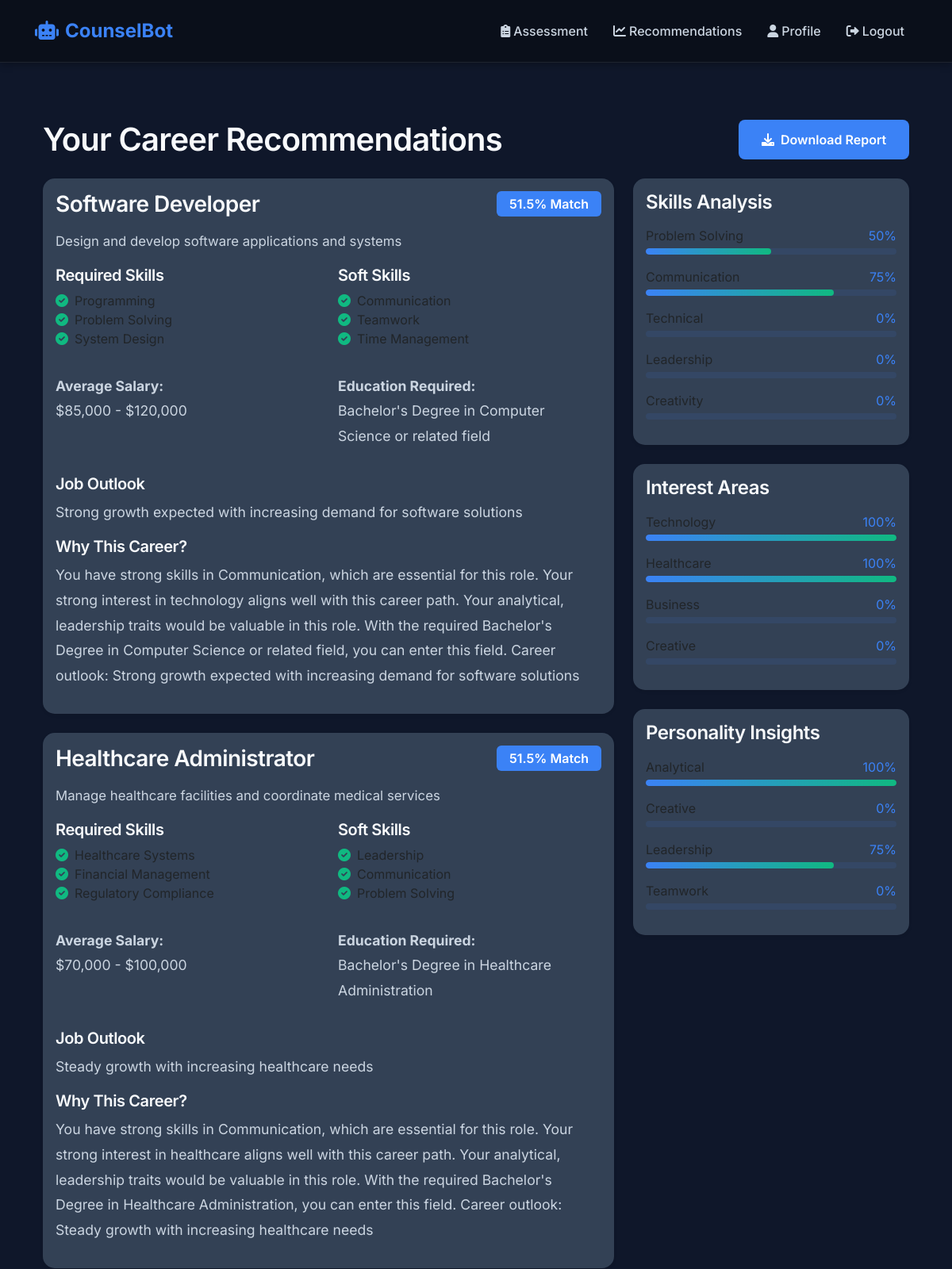
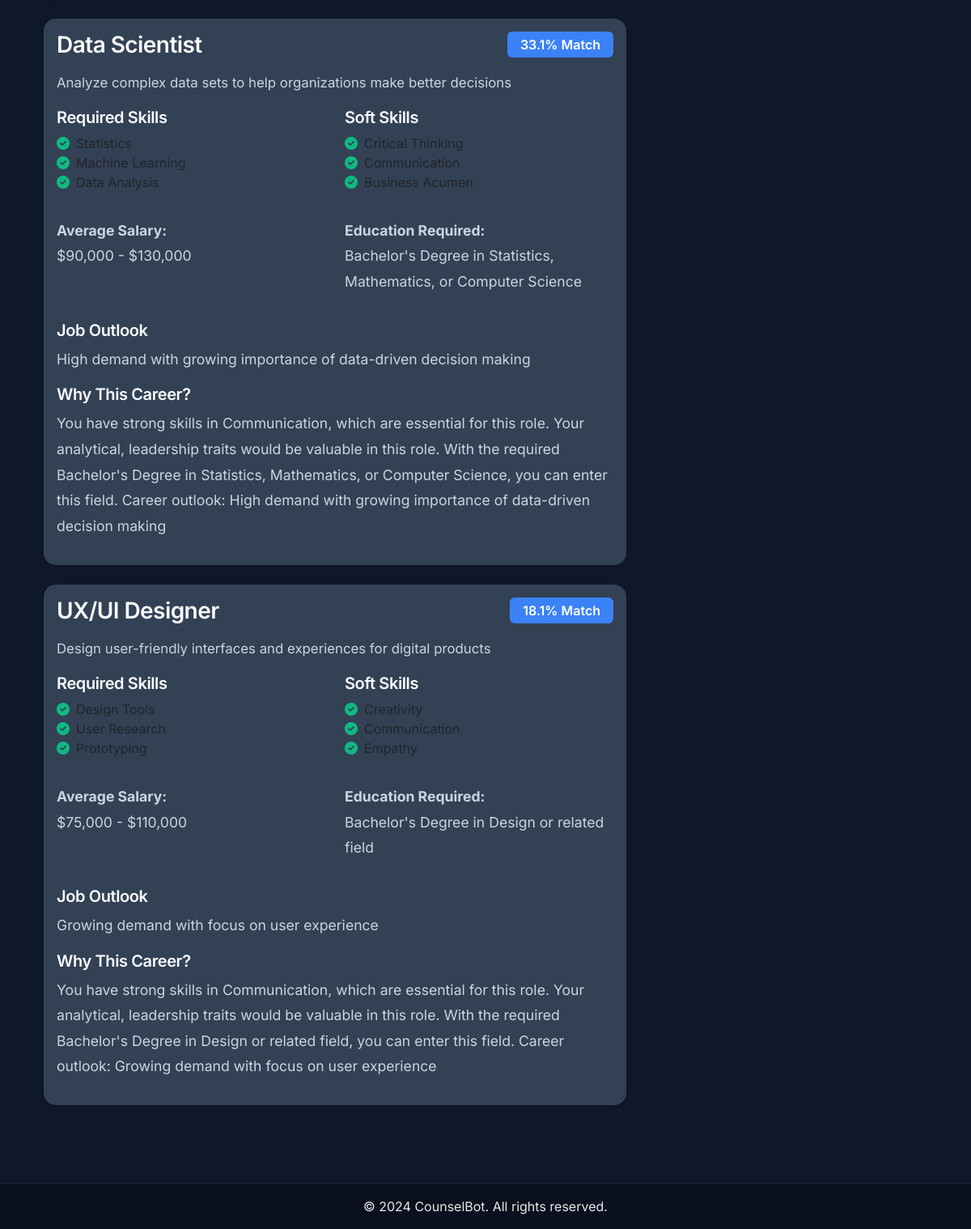
The app's page /recommendations/ (signed in) with its own data (2 pictures, top to bottom).
### career_counseling/models.py (models this page shows, shortened)
class CareerRecommendation(models.Model):
    user = models.ForeignKey(User, on_delete=models.CASCADE)
    career_path = models.ForeignKey(CareerPath, on_delete=models.CASCADE)
    confidence_score = models.FloatField()
    reasoning = models.TextField()
    created_at = models.DateTimeField(default=timezone.now)
    class Meta:
        ordering = ['-confidence_score']

class CareerPath(models.Model):
    title = models.CharField(max_length=100)
    description = models.TextField()
    required_skills = models.JSONField()
    education_requirements = models.JSONField()
    average_salary = models.CharField(max_length=50)
    job_outlook = models.TextField()
    created_at = models.DateTimeField(auto_now_add=True)

### career_counseling/frontend_views.py (the view)
# urls.py: path('recommendations/', CareerRecommendationView.as_view(), name='career-recommendations'),
@login_required
def recommendations(request):
    recommendations = CareerRecommendation.objects.filter(user=request.user).order_by('-confidence_score')
    if not recommendations.exists():
        messages.warning(request, 'Please complete the assessment to get career recommendations.')
        return redirect('assessment')
    report = AssessmentReport.objects.filter(user=request.user).order_by('-created_at').first()
    skill_analysis = report.skill_analysis if report and report.skill_analysis else {}
    interest_analysis = report.interest_analysis if report and report.interest_analysis else {}
    personality_insights = report.personality_insights if report and report.personality_insights else {}
    context = {
        'recommendations': recommendations[:10],  # Limit to top 10 recommendations
        'report': report,
        'skill_analysis': skill_analysis,
        'interest_analysis': interest_analysis,
        'personality_insights': personality_insights
    }
    return render(request, 'recommendations.html', context)

### templates/recommendations.html (shortened to what this page needs)
{% extends 'base.html' %}
{% load static %}
{% block content %}
<div class="container py-5">
    <div class="row">
        <div class="col-12 mb-4">
            <div class="d-flex justify-content-between align-items-center">
                <h1 class="mb-0">Your Career Recommendations</h1>
                <a href="{% url 'download_report' %}" class="btn btn-primary" id="download-report-btn">
                    <i class="fas fa-download me-2"></i>Download Report
                </a>
            </div>
        </div>
    </div>
    <div class="row">
        <div class="col-lg-8">
            {% if recommendations %}
                {% for recommendation in recommendations %}
                <div class="card mb-4 shadow-sm">
                    <div class="card-body">
                    <div class="d-flex justify-content-between align-items-start mb-3">
                        <h3 class="card-title mb-0">{{ recommendation.career_path.title }}</h3>
                        <span class="badge bg-primary">{{ recommendation.confidence_score|floatformat:1 }}% Match</span>
                    </div>
                    <p class="card-text">{{ recommendation.career_path.description }}</p>
                    <div class="row mb-3">
                        <div class="col-md-6">
                            <h5>Required Skills</h5>
                            <ul class="list-unstyled">
                                {% if recommendation.career_path.required_skills.technical %}
                                    {% for skill in recommendation.career_path.required_skills.technical %}
                                    <li><i class="fas fa-check-circle text-success me-2"></i>{{ skill }}</li>
                                    {% endfor %}
                                {% else %}
                                    <li class="text-muted">Not specified</li>
                                {% endif %}
                            </ul>
                        </div>
                        <div class="col-md-6">
                            <h5>Soft Skills</h5>
                            <ul class="list-unstyled">
                                {% if recommendation.career_path.required_skills.soft %}
                                    {% for skill in recommendation.career_path.required_skills.soft %}
                                    <li><i class="fas fa-check-circle text-success me-2"></i>{{ skill }}</li>
                                    {% endfor %}
                                {% else %}
                                    <li class="text-muted">Not specified</li>
                                {% endif %}
                            </ul>
                        </div>
                    </div>
                    <div class="row mb-3">
                        <div class="col-md-6">
                            <p><strong>Average Salary:</strong><br>{{ recommendation.career_path.average_salary|default:"Not specified" }}</p>
                        </div>
                        <div class="col-md-6">
                            <p><strong>Education Required:</strong><br>{{ recommendation.career_path.education_requirements.minimum|default:"Not specified" }}</p>
                        </div>
                    </div>
                    <div class="card-text mb-3">
                        <h5>Job Outlook</h5>
                        <p>{{ recommendation.career_path.job_outlook }}</p>
                    </div>
                    <div class="card-text">
                        <h5>Why This Career?</h5>
                        <p>{{ recommendation.reasoning }}</p>
                    </div>
                </div>
            </div>
            {% endfor %}
            {% endif %}
        </div>
        <div class="col-lg-4">
            <div class="card mb-4 shadow-sm">
                <div class="card-body">
                    <h4 class="card-title mb-3">Skills Analysis</h4>
                    {% if skill_analysis %}
                        {% for skill, level in skill_analysis.items %}
                        <div class="mb-3">
                            <div class="d-flex justify-content-between mb-1">
                                <span>{{ skill }}</span>
                                <span class="text-primary">{{ level }}%</span>
                            </div>
                            <div class="progress" style="height: 8px;">
                                <div class="progress-bar" role="progressbar" style="width: {{ level }}%"></div>
                            </div>
                        </div>
                        {% endfor %}
                    {% else %}
                        <p class="text-muted text-center">No skill data available</p>
                    {% endif %}
                </div>
            </div>
            <div class="card mb-4 shadow-sm">
                <div class="card-body">
                    <h4 class="card-title mb-3">Interest Areas</h4>
                    {% if interest_analysis %}
                        {% for interest, level in interest_analysis.items %}
                        <div class="mb-3">
                            <div class="d-flex justify-content-between mb-1">
                                <span>{{ interest }}</span>
                                <span class="text-primary">{{ level }}%</span>
                            </div>
                            <div class="progress" style="height: 8px;">
                                <div class="progress-bar" role="progressbar" style="width: {{ level }}%"></div>
                            </div>
                        </div>
                        {% endfor %}
                    {% else %}
                        <p class="text-muted text-center">No interest data available</p>
                    {% endif %}
                </div>
            </div>
            <div class="card shadow-sm">
                <div class="card-body">
                    <h4 class="card-title mb-3">Personality Insights</h4>
                    {% if personality_insights %}
                        {% for trait, value in personality_insights.items %}
                        <div class="mb-3">
                            <div class="d-flex justify-content-between mb-1">
                                <span>{{ trait }}</span>
                                <span class="text-primary">{{ value }}%</span>
                            </div>
                            <div class="progress" style="height: 8px;">
                                <div class="progress-bar" role="progressbar" style="width: {{ value }}%"></div>
                            </div>
                        </div>
                        {% endfor %}
                    {% else %}
                        <p class="text-muted text-center">No personality data available</p>
                    {% endif %}
                </div>
            </div>
        </div>
    </div>
</div>
{% endblock %}

### static/css/style.css (style rules this page uses)
:root { --primary-dark: #0f172a; --secondary-dark: #1e293b; --card-bg: #334155; --accent-color: #3b82f6; --text-primary: #f8fafc; --text-secondary: #cbd5e1; --success-color: #10b981; --warning-color: #f59e0b; --danger-color: #ef4444; --dark-bg: #0f172a; --darker-bg: #0a0f1a; --primary-color: #3b82f6; --secondary-color: #10b981; --border-color: rgba(203, 213, 225, 0.1); --hover-bg: rgba(59, 130, 246, 0.1); --flow-step-bg: rgba(59, 130, 246, 0.15); --flow-step-border: rgba(59, 130, 246, 0.3); --flow-step-hover: rgba(59, 130, 246, 0.25); }
body { min-height: 100vh; display: flex; flex-direction: column; background-color: var(--dark-bg); color: var(--text-primary); font-family: 'Inter', sans-serif; }
.card { background-color: var(--card-bg); border: none; border-radius: 15px; box-shadow: 0 4px 20px rgba(0,0,0,0.2); transition: transform 0.3s ease, box-shadow 0.3s ease; margin-bottom: 1.5rem; }
.btn-primary { background-color: var(--primary-color); border: none; padding: 0.8rem 1.8rem; font-weight: 600; border-radius: 8px; transition: all 0.3s ease; }
p { color: var(--text-secondary); line-height: 1.8; font-size: 1.1rem; }
h1, h2, h3, h4, h5, h6 { color: var(--text-primary); font-weight: 600; letter-spacing: -0.02em; }
.card-text { color: var(--text-secondary); line-height: 1.7; font-size: 1.05rem; }
.card-title { color: var(--text-primary); font-weight: 600; margin-bottom: 1rem; }
.badge { font-weight: 600; padding: 0.5rem 0.75rem; border-radius: 6px; }
.badge.bg-primary { background-color: var(--primary-color) !important; }
.progress { background-color: rgba(255, 255, 255, 0.1); border-radius: 10px; height: 10px; }
.progress-bar { background-color: var(--primary-color); border-radius: 10px; }
.text-primary { color: var(--primary-color) !important; }
.text-success { color: var(--success-color) !important; }
.card .card-title, .card h1, .card h2, .card h3, .card h4, .card h5, .card h6 { color: var(--text-primary); }
.card .card-text, .card p { color: var(--text-secondary); }
a { color: var(--primary-color); text-decoration: none; transition: color 0.3s ease; }

### templates/recommendations.html (style rules this page uses)
.progress { background-color: rgba(59, 130, 246, 0.1); border-radius: 8px; height: 8px; }
.progress-bar { background: linear-gradient(90deg, var(--primary-color), var(--secondary-color)); border-radius: 8px; transition: width 1s ease; }
.badge { font-size: 1rem; padding: 0.5rem 1rem; font-weight: 600; }

### records on screen
CareerRecommendation: career_path "Software Developer", confidence_score "51.5", career_path.description "Design and develop software applications and systems", technical "Programming" "Problem Solving" "System Design", soft "Communication" "Teamwork" "Time Management", career_path.average_salary "$85,000 - $120,000", career_path.education_requirements.minimum "Bachelor's Degree in Computer Science or related field", career_path.job_outlook "Strong growth expected with increasing demand for software solutions", reasoning "You have strong skills in Communication, which are essential for this role. Your strong interest in technology aligns well with this career path. Your analytical, leadership traits would be valuable in this role. With the required Bachelor's Degree in Computer Science or related field, you can enter this field. Career outlook: Strong growth expected with increasing demand for software solutions"
CareerRecommendation: career_path "Healthcare Administrator", confidence_score "51.5", career_path.description "Manage healthcare facilities and coordinate medical services", technical "Healthcare Systems" "Financial Management" "Regulatory Compliance", soft "Leadership" "Communication" "Problem Solving", career_path.average_salary "$70,000 - $100,000", career_path.education_requirements.minimum "Bachelor's Degree in Healthcare Administration", career_path.job_outlook "Steady growth with increasing healthcare needs", reasoning "You have strong skills in Communication, which are essential for this role. Your strong interest in healthcare aligns well with this career path. Your analytical, leadership traits would be valuable in this role. With the required Bachelor's Degree in Healthcare Administration, you can enter this field. Career outlook: Steady growth with increasing healthcare needs"
CareerRecommendation: career_path "Data Scientist", confidence_score "33.1", career_path.description "Analyze complex data sets to help organizations make better decisions", technical "Statistics" "Machine Learning" "Data Analysis", soft "Critical Thinking" "Communication" "Business Acumen", career_path.average_salary "$90,000 - $130,000", career_path.education_requirements.minimum "Bachelor's Degree in Statistics, Mathematics, or Computer Science", career_path.job_outlook "High demand with growing importance of data-driven decision making", reasoning "You have strong skills in Communication, which are essential for this role. Your analytical, leadership traits would be valuable in this role. With the required Bachelor's Degree in Statistics, Mathematics, or Computer Science, you can enter this field. Career outlook: High demand with growing importance of data-driven decision making"
CareerRecommendation: career_path "UX/UI Designer", confidence_score "18.1", career_path.description "Design user-friendly interfaces and experiences for digital products", technical "Design Tools" "User Research" "Prototyping", soft "Creativity" "Communication" "Empathy", career_path.average_salary "$75,000 - $110,000", career_path.education_requirements.minimum "Bachelor's Degree in Design or related field", career_path.job_outlook "Growing demand with focus on user experience", reasoning "You have strong skills in Communication, which are essential for this role. Your analytical, leadership traits would be valuable in this role. With the required Bachelor's Degree in Design or related field, you can enter this field. Career outlook: Growing demand with focus on user experience"

### other values on screen
{{ skill }} "Problem Solving" "Communication" "Technical" "Leadership" "Creativity"
{{ level }} "50" "75" "0" "0" "0"
{{ interest }} "Technology" "Healthcare" "Business" "Creative"
{{ level }} "100" "100" "0" "0"
{{ trait }} "Analytical" "Creative" "Leadership" "Teamwork"
{{ value }} "100" "0" "75" "0"
